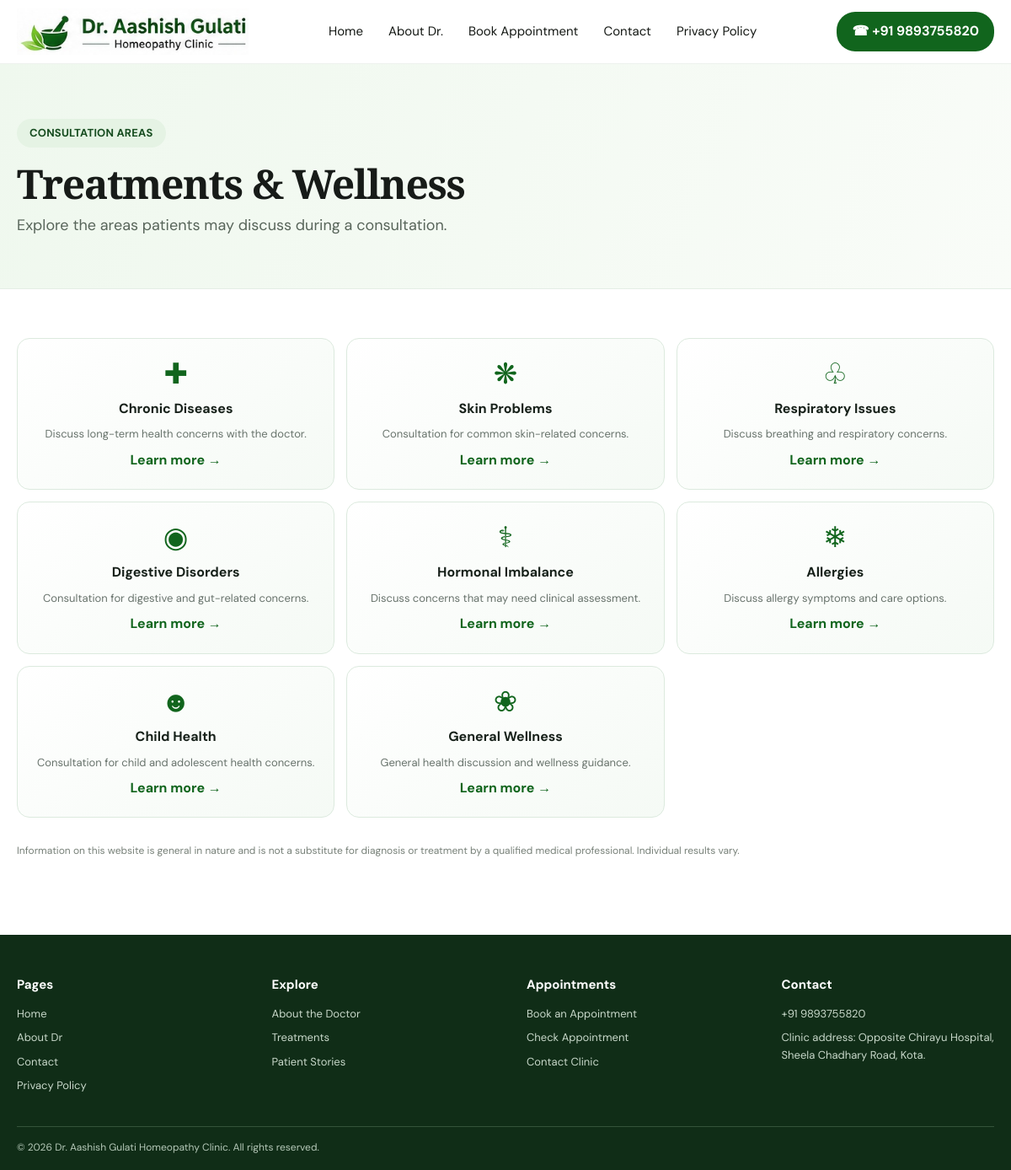
Screenshot of /treatments/ with the database file from the repository.
### website/models.py (models this page shows, shortened)
class Treatment(models.Model):
    title = models.CharField(max_length=120)
    slug = models.SlugField(unique=True)
    short_description = models.CharField(max_length=240)
    description = models.TextField(blank=True)
    icon = models.CharField(max_length=30, default='✚')
    is_featured = models.BooleanField(default=True)
    display_order = models.PositiveIntegerField(default=0)
    class Meta:
        ordering = ['display_order', 'title']

### website/views.py (the view)
# urls.py: path('treatments/', views.treatment_list, name='treatments'),
def treatment_list(request):
    return render(request, 'website/treatments.html', {'treatments': Treatment.objects.all()})

### clinic_dashboard/context_processors.py (called while the page is built)
def clinic_dashboard_context(request):
    return {'now': timezone.localtime()}

### templates/website/treatments.html
{% extends 'base.html' %}{% block title %}Treatments & Consultation Areas{% endblock %}{% block content %}
<section class="page-hero"><div class="container"><p class="eyebrow">CONSULTATION AREAS</p><h1>Treatments & Wellness</h1><p>Explore the areas patients may discuss during a consultation.</p></div></section>
<section class="container section"><div class="treatment-grid treatment-grid-large">{% for item in treatments %}<a class="treatment-card" href="{% url 'treatment_detail' item.slug %}"><span class="treatment-icon">{{ item.icon }}</span><strong>{{ item.title }}</strong><small>{{ item.short_description }}</small><span class="text-link">Learn more →</span></a>{% empty %}<div class="empty-state">Add treatment categories from Django Admin to display them here.</div>{% endfor %}</div><p class="disclaimer">Information on this website is general in nature and is not a substitute for diagnosis or treatment by a qualified medical professional. Individual results vary.</p></section>
{% endblock %}

### static/css/style.css (style rules this page uses)
:root { --green: #11651d; --green-dark: #064b16; --green-soft: #eaf5e9; --ink: #17211a; --muted: #68736c; --line: #dce8de; --paper: #fff; --shadow: 0 12px 35px rgba(20, 65, 29, .09) }
* { box-sizing: border-box }
html { scroll-behavior: smooth }
body { margin: 0; color: var(--ink); font-family: 'DM Sans', Arial, sans-serif; background: #fff; font-size: 16px; line-height: 1.55 }
a { color: inherit; text-decoration: none }
.container { width: min(1240px, calc(100% - 40px)); margin-inline: auto }
.eyebrow { display: inline-block; background: #e5f3e4; color: #174d20; border-radius: 24px; padding: 7px 15px; font-size: 13px; font-weight: 700; letter-spacing: .2px; margin: 0 0 17px }
.hero h1, .page-hero h1 { font-family: 'Playfair Display', Georgia, serif; font-size: clamp(42px, 4.2vw, 62px); line-height: 1.08; letter-spacing: -1.4px; margin: 0 0 18px; color: #171b18 }
.section { padding-top: 58px; padding-bottom: 58px }
.treatment-grid { display: grid; grid-template-columns: repeat(4, 1fr); gap: 14px }
.treatment-card { border: 1px solid #dceade; border-radius: 15px; padding: 22px 17px; background: linear-gradient(145deg, #fff, #f5faf5); display: flex; flex-direction: column; align-items: center; text-align: center; gap: 8px; min-height: 160px; transition: .2s }
.treatment-icon { font-size: 34px; color: var(--green); line-height: 1.2 }
.treatment-card strong { font-size: 16px }
.treatment-card small { color: var(--muted); font-size: 13px }
.treatment-grid-large { grid-template-columns: repeat(3, 1fr) }
.text-link { color: var(--green); font-weight: 700 }
.page-hero { background: linear-gradient(110deg, #eff8ee, #f9fcf8); padding: 65px 0 60px; border-bottom: 1px solid #e4eee5 }
.page-hero h1 { font-size: clamp(38px, 4vw, 52px); margin-bottom: 10px }
.page-hero p:last-child { margin: 0; color: #58655a; font-size: 18px }
.disclaimer { font-size: 12px; color: #778078; margin-top: 30px }

### rows the page displays
Treatment: icon "✚", title "Chronic Diseases", short_description "Discuss long-term health concerns with the doctor."
Treatment: icon "❋", title "Skin Problems", short_description "Consultation for common skin-related concerns."
Treatment: icon "♧", title "Respiratory Issues", short_description "Discuss breathing and respiratory concerns."
Treatment: icon "◉", title "Digestive Disorders", short_description "Consultation for digestive and gut-related concerns."
Treatment: icon "⚕", title "Hormonal Imbalance", short_description "Discuss concerns that may need clinical assessment."
Treatment: icon "❄", title "Allergies", short_description "Discuss allergy symptoms and care options."
Treatment: icon "☻", title "Child Health", short_description "Consultation for child and adolescent health concerns."
Treatment: icon "❀", title "General Wellness", short_description "General health discussion and wellness guidance."
